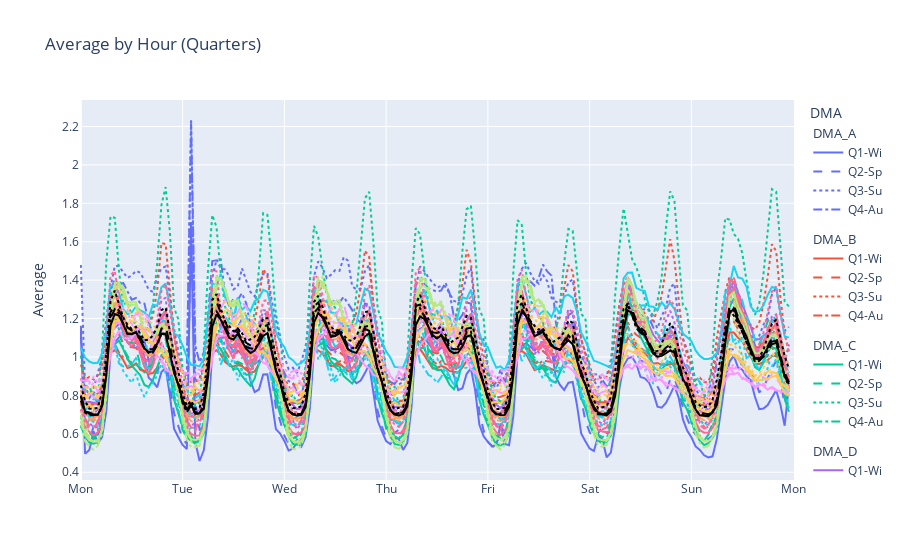

The cell this chart's notebook holds for it:
### Markdown cell above
## Average week pattern for every quarter of the year

### Code cell
# Similar as above

quarters = ['Q1-Wi', 'Q2-Sp', 'Q3-Su', 'Q4-Au']
quarters_months = [[12,1,2], [3,4,5], [6,7,8], [9,10,11]]
styles = ['solid', 'dash', 'dot', 'dashdot']

fig = go.Figure()

for i, dma in enumerate(dmas_h_q.columns):
    for q in range(0, 4):
        dma_h_q__quarter = dmas_h_q[dmas_h_q.index.month.isin(quarters_months[q])][dma]
        
        dma_h_q__quarter__byday = dma_h_q__quarter.groupby(dma_h_q__quarter.index.dayofweek)

        dma_h_q__quarter__week = np.zeros(WEEK_LEN)
        for d in range(0,7):
            dma_h_q__quarter__day = dma_h_q__quarter__byday.get_group(d)
            dma_h_q__quarter__day = dma_h_q__quarter__day.groupby(dma_h_q__quarter__day.index.hour).mean()
            
            dma_h_q__quarter__week[d*DAY_LEN:(d+1)*DAY_LEN] = dma_h_q__quarter__day.values

        fig.add_trace(go.Scatter(x=np.arange(0, WEEK_LEN),
                                y=dma_h_q__quarter__week/dmas_h_q[dma].mean(),
                                name=quarters[q],
                                legendgroup=dma,
                                legendgrouptitle=dict(text=dma),
                                text=dma_h_q__quarter__week,
                                line=dict(color=colors[i],
                                          dash=styles[q]),
                                hovertemplate="(%{x}): %{text:.1f} L/s <b>"+dma+"</b>")
                        )
    

fig.update_layout(
    title='Average by Hour (Quarters)',
    xaxis=dict(
        range=[-0.2, WEEK_LEN+0.2],
        tickmode='array',
        tickvals=list(range(0, WEEK_LEN+1, DAY_LEN)),
        ticktext=['Mon', 'Tue', 'Wed', 'Thu', 'Fri', 'Sat', 'Sun', 'Mon']
    ),
    yaxis=dict(
        title='Average',
    ),
    legend=dict(title='DMA')
)
fig.show()

### Figure 1 — Plotly figure (JSON) as saved in the notebook; plotly's stock layout.template omitted (floating-point values rounded to 4 significant figures; data arrays with more than 128 entries replaced by an {"elided": "..."} marker saying what was removed)
{"data": [{"hovertemplate": "(%{x}): %{text:.1f} L/s <b>DMA_A</b>", "legendgroup": "DMA_A", "legendgrouptitle": {"text": "DMA_A"}, "line": {"color": "#636EFA", "dash": "solid"}, "name": "Q1-Wi", "text": {"elided": "168 float values"}, "type": "scatter", "x": {"elided": "168 int values"}, "y": {"elided": "168 float values"}}, {"hovertemplate": "(%{x}): %{text:.1f} L/s <b>DMA_A</b>", "legendgroup": "DMA_A", "legendgrouptitle": {"text": "DMA_A"}, "line": {"color": "#636EFA", "dash": "dash"}, "name": "Q2-Sp", "text": {"elided": "168 float values"}, "type": "scatter", "x": {"elided": "168 int values"}, "y": {"elided": "168 float values"}}, {"hovertemplate": "(%{x}): %{text:.1f} L/s <b>DMA_A</b>", "legendgroup": "DMA_A", "legendgrouptitle": {"text": "DMA_A"}, "line": {"color": "#636EFA", "dash": "dot"}, "name": "Q3-Su", "text": {"elided": "168 float values"}, "type": "scatter", "x": {"elided": "168 int values"}, "y": {"elided": "168 float values"}}, {"hovertemplate": "(%{x}): %{text:.1f} L/s <b>DMA_A</b>", "legendgroup": "DMA_A", "legendgrouptitle": {"text": "DMA_A"}, "line": {"color": "#636EFA", "dash": "dashdot"}, "name": "Q4-Au", "text": {"elided": "168 float values"}, "type": "scatter", "x": {"elided": "168 int values"}, "y": {"elided": "168 float values"}}, {"hovertemplate": "(%{x}): %{text:.1f} L/s <b>DMA_B</b>", "legendgroup": "DMA_B", "legendgrouptitle": {"text": "DMA_B"}, "line": {"color": "#EF553B", "dash": "solid"}, "name": "Q1-Wi", "text": {"elided": "168 float values"}, "type": "scatter", "x": {"elided": "168 int values"}, "y": {"elided": "168 float values"}}, {"hovertemplate": "(%{x}): %{text:.1f} L/s <b>DMA_B</b>", "legendgroup": "DMA_B", "legendgrouptitle": {"text": "DMA_B"}, "line": {"color": "#EF553B", "dash": "dash"}, "name": "Q2-Sp", "text": {"elided": "168 float values"}, "type": "scatter", "x": {"elided": "168 int values"}, "y": {"elided": "168 float values"}}, {"hovertemplate": "(%{x}): %{text:.1f} L/s <b>DMA_B</b>", "legendgroup": "DMA_B", "legendgrouptitle": {"text": "DMA_B"}, "line": {"color": "#EF553B", "dash": "dot"}, "name": "Q3-Su", "text": {"elided": "168 float values"}, "type": "scatter", "x": {"elided": "168 int values"}, "y": {"elided": "168 float values"}}, {"hovertemplate": "(%{x}): %{text:.1f} L/s <b>DMA_B</b>", "legendgroup": "DMA_B", "legendgrouptitle": {"text": "DMA_B"}, "line": {"color": "#EF553B", "dash": "dashdot"}, "name": "Q4-Au", "text": {"elided": "168 float values"}, "type": "scatter", "x": {"elided": "168 int values"}, "y": {"elided": "168 float values"}}, {"hovertemplate": "(%{x}): %{text:.1f} L/s <b>DMA_C</b>", "legendgroup": "DMA_C", "legendgrouptitle": {"text": "DMA_C"}, "line": {"color": "#00CC96", "dash": "solid"}, "name": "Q1-Wi", "text": {"elided": "168 float values"}, "type": "scatter", "x": {"elided": "168 int values"}, "y": {"elided": "168 float values"}}, {"hovertemplate": "(%{x}): %{text:.1f} L/s <b>DMA_C</b>", "legendgroup": "DMA_C", "legendgrouptitle": {"text": "DMA_C"}, "line": {"color": "#00CC96", "dash": "dash"}, "name": "Q2-Sp", "text": {"elided": "168 float values"}, "type": "scatter", "x": {"elided": "168 int values"}, "y": {"elided": "168 float values"}}, {"hovertemplate": "(%{x}): %{text:.1f} L/s <b>DMA_C</b>", "legendgroup": "DMA_C", "legendgrouptitle": {"text": "DMA_C"}, "line": {"color": "#00CC96", "dash": "dot"}, "name": "Q3-Su", "text": {"elided": "168 float values"}, "type": "scatter", "x": {"elided": "168 int values"}, "y": {"elided": "168 float values"}}, {"hovertemplate": "(%{x}): %{text:.1f} L/s <b>DMA_C</b>", "legendgroup": "DMA_C", "legendgrouptitle": {"text": "DMA_C"}, "line": {"color": "#00CC96", "dash": "dashdot"}, "name": "Q4-Au", "text": {"elided": "168 float values"}, "type": "scatter", "x": {"elided": "168 int values"}, "y": {"elided": "168 float values"}}, {"hovertemplate": "(%{x}): %{text:.1f} L/s <b>DMA_D</b>", "legendgroup": "DMA_D", "legendgrouptitle": {"text": "DMA_D"}, "line": {"color": "#AB63FA", "dash": "solid"}, "name": "Q1-Wi", "text": {"elided": "168 float values"}, "type": "scatter", "x": {"elided": "168 int values"}, "y": {"elided": "168 float values"}}, {"hovertemplate": "(%{x}): %{text:.1f} L/s <b>DMA_D</b>", "legendgroup": "DMA_D", "legendgrouptitle": {"text": "DMA_D"}, "line": {"color": "#AB63FA", "dash": "dash"}, "name": "Q2-Sp", "text": {"elided": "168 float values"}, "type": "scatter", "x": {"elided": "168 int values"}, "y": {"elided": "168 float values"}}, {"hovertemplate": "(%{x}): %{text:.1f} L/s <b>DMA_D</b>", "legendgroup": "DMA_D", "legendgrouptitle": {"text": "DMA_D"}, "line": {"color": "#AB63FA", "dash": "dot"}, "name": "Q3-Su", "text": {"elided": "168 float values"}, "type": "scatter", "x": {"elided": "168 int values"}, "y": {"elided": "168 float values"}}, {"hovertemplate": "(%{x}): %{text:.1f} L/s <b>DMA_D</b>", "legendgroup": "DMA_D", "legendgrouptitle": {"text": "DMA_D"}, "line": {"color": "#AB63FA", "dash": "dashdot"}, "name": "Q4-Au", "text": {"elided": "168 float values"}, "type": "scatter", "x": {"elided": "168 int values"}, "y": {"elided": "168 float values"}}, {"hovertemplate": "(%{x}): %{text:.1f} L/s <b>DMA_E</b>", "legendgroup": "DMA_E", "legendgrouptitle": {"text": "DMA_E"}, "line": {"color": "#FFA15A", "dash": "solid"}, "name": "Q1-Wi", "text": {"elided": "168 float values"}, "type": "scatter", "x": {"elided": "168 int values"}, "y": {"elided": "168 float values"}}, {"hovertemplate": "(%{x}): %{text:.1f} L/s <b>DMA_E</b>", "legendgroup": "DMA_E", "legendgrouptitle": {"text": "DMA_E"}, "line": {"color": "#FFA15A", "dash": "dash"}, "name": "Q2-Sp", "text": {"elided": "168 float values"}, "type": "scatter", "x": {"elided": "168 int values"}, "y": {"elided": "168 float values"}}, {"hovertemplate": "(%{x}): %{text:.1f} L/s <b>DMA_E</b>", "legendgroup": "DMA_E", "legendgrouptitle": {"text": "DMA_E"}, "line": {"color": "#FFA15A", "dash": "dot"}, "name": "Q3-Su", "text": {"elided": "168 float values"}, "type": "scatter", "x": {"elided": "168 int values"}, "y": {"elided": "168 float values"}}, {"hovertemplate": "(%{x}): %{text:.1f} L/s <b>DMA_E</b>", "legendgroup": "DMA_E", "legendgrouptitle": {"text": "DMA_E"}, "line": {"color": "#FFA15A", "dash": "dashdot"}, "name": "Q4-Au", "text": {"elided": "168 float values"}, "type": "scatter", "x": {"elided": "168 int values"}, "y": {"elided": "168 float values"}}, {"hovertemplate": "(%{x}): %{text:.1f} L/s <b>DMA_F</b>", "legendgroup": "DMA_F", "legendgrouptitle": {"text": "DMA_F"}, "line": {"color": "#19D3F3", "dash": "solid"}, "name": "Q1-Wi", "text": {"elided": "168 float values"}, "type": "scatter", "x": {"elided": "168 int values"}, "y": {"elided": "168 float values"}}, {"hovertemplate": "(%{x}): %{text:.1f} L/s <b>DMA_F</b>", "legendgroup": "DMA_F", "legendgrouptitle": {"text": "DMA_F"}, "line": {"color": "#19D3F3", "dash": "dash"}, "name": "Q2-Sp", "text": {"elided": "168 float values"}, "type": "scatter", "x": {"elided": "168 int values"}, "y": {"elided": "168 float values"}}, {"hovertemplate": "(%{x}): %{text:.1f} L/s <b>DMA_F</b>", "legendgroup": "DMA_F", "legendgrouptitle": {"text": "DMA_F"}, "line": {"color": "#19D3F3", "dash": "dot"}, "name": "Q3-Su", "text": {"elided": "168 float values"}, "type": "scatter", "x": {"elided": "168 int values"}, "y": {"elided": "168 float values"}}, {"hovertemplate": "(%{x}): %{text:.1f} L/s <b>DMA_F</b>", "legendgroup": "DMA_F", "legendgrouptitle": {"text": "DMA_F"}, "line": {"color": "#19D3F3", "dash": "dashdot"}, "name": "Q4-Au", "text": {"elided": "168 float values"}, "type": "scatter", "x": {"elided": "168 int values"}, "y": {"elided": "168 float values"}}, {"hovertemplate": "(%{x}): %{text:.1f} L/s <b>DMA_G</b>", "legendgroup": "DMA_G", "legendgrouptitle": {"text": "DMA_G"}, "line": {"color": "#FF6692", "dash": "solid"}, "name": "Q1-Wi", "text": {"elided": "168 float values"}, "type": "scatter", "x": {"elided": "168 int values"}, "y": {"elided": "168 float values"}}, {"hovertemplate": "(%{x}): %{text:.1f} L/s <b>DMA_G</b>", "legendgroup": "DMA_G", "legendgrouptitle": {"text": "DMA_G"}, "line": {"color": "#FF6692", "dash": "dash"}, "name": "Q2-Sp", "text": {"elided": "168 float values"}, "type": "scatter", "x": {"elided": "168 int values"}, "y": {"elided": "168 float values"}}, {"hovertemplate": "(%{x}): %{text:.1f} L/s <b>DMA_G</b>", "legendgroup": "DMA_G", "legendgrouptitle": {"text": "DMA_G"}, "line": {"color": "#FF6692", "dash": "dot"}, "name": "Q3-Su", "text": {"elided": "168 float values"}, "type": "scatter", "x": {"elided": "168 int values"}, "y": {"elided": "168 float values"}}, {"hovertemplate": "(%{x}): %{text:.1f} L/s <b>DMA_G</b>", "legendgroup": "DMA_G", "legendgrouptitle": {"text": "DMA_G"}, "line": {"color": "#FF6692", "dash": "dashdot"}, "name": "Q4-Au", "text": {"elided": "168 float values"}, "type": "scatter", "x": {"elided": "168 int values"}, "y": {"elided": "168 float values"}}, {"hovertemplate": "(%{x}): %{text:.1f} L/s <b>DMA_H</b>", "legendgroup": "DMA_H", "legendgrouptitle": {"text": "DMA_H"}, "line": {"color": "#B6E880", "dash": "solid"}, "name": "Q1-Wi", "text": {"elided": "168 float values"}, "type": "scatter", "x": {"elided": "168 int values"}, "y": {"elided": "168 float values"}}, {"hovertemplate": "(%{x}): %{text:.1f} L/s <b>DMA_H</b>", "legendgroup": "DMA_H", "legendgrouptitle": {"text": "DMA_H"}, "line": {"color": "#B6E880", "dash": "dash"}, "name": "Q2-Sp", "text": {"elided": "168 float values"}, "type": "scatter", "x": {"elided": "168 int values"}, "y": {"elided": "168 float values"}}, {"hovertemplate": "(%{x}): %{text:.1f} L/s <b>DMA_H</b>", "legendgroup": "DMA_H", "legendgrouptitle": {"text": "DMA_H"}, "line": {"color": "#B6E880", "dash": "dot"}, "name": "Q3-Su", "text": {"elided": "168 float values"}, "type": "scatter", "x": {"elided": "168 int values"}, "y": {"elided": "168 float values"}}, {"hovertemplate": "(%{x}): %{text:.1f} L/s <b>DMA_H</b>", "legendgroup": "DMA_H", "legendgrouptitle": {"text": "DMA_H"}, "line": {"color": "#B6E880", "dash": "dashdot"}, "name": "Q4-Au", "text": {"elided": "168 float values"}, "type": "scatter", "x": {"elided": "168 int values"}, "y": {"elided": "168 float values"}}, {"hovertemplate": "(%{x}): %{text:.1f} L/s <b>DMA_I</b>", "legendgroup": "DMA_I", "legendgrouptitle": {"text": "DMA_I"}, "line": {"color": "#FF97FF", "dash": "solid"}, "name": "Q1-Wi", "text": {"elided": "168 float values"}, "type": "scatter", "x": {"elided": "168 int values"}, "y": {"elided": "168 float values"}}, {"hovertemplate": "(%{x}): %{text:.1f} L/s <b>DMA_I</b>", "legendgroup": "DMA_I", "legendgrouptitle": {"text": "DMA_I"}, "line": {"color": "#FF97FF", "dash": "dash"}, "name": "Q2-Sp", "text": {"elided": "168 float values"}, "type": "scatter", "x": {"elided": "168 int values"}, "y": {"elided": "168 float values"}}, {"hovertemplate": "(%{x}): %{text:.1f} L/s <b>DMA_I</b>", "legendgroup": "DMA_I", "legendgrouptitle": {"text": "DMA_I"}, "line": {"color": "#FF97FF", "dash": "dot"}, "name": "Q3-Su", "text": {"elided": "168 float values"}, "type": "scatter", "x": {"elided": "168 int values"}, "y": {"elided": "168 float values"}}, {"hovertemplate": "(%{x}): %{text:.1f} L/s <b>DMA_I</b>", "legendgroup": "DMA_I", "legendgrouptitle": {"text": "DMA_I"}, "line": {"color": "#FF97FF", "dash": "dashdot"}, "name": "Q4-Au", "text": {"elided": "168 float values"}, "type": "scatter", "x": {"elided": "168 int values"}, "y": {"elided": "168 float values"}}, {"hovertemplate": "(%{x}): %{text:.1f} L/s <b>DMA_J</b>", "legendgroup": "DMA_J", "legendgrouptitle": {"text": "DMA_J"}, "line": {"color": "#FECB52", "dash": "solid"}, "name": "Q1-Wi", "text": {"elided": "168 float values"}, "type": "scatter", "x": {"elided": "168 int values"}, "y": {"elided": "168 float values"}}, {"hovertemplate": "(%{x}): %{text:.1f} L/s <b>DMA_J</b>", "legendgroup": "DMA_J", "legendgrouptitle": {"text": "DMA_J"}, "line": {"color": "#FECB52", "dash": "dash"}, "name": "Q2-Sp", "text": {"elided": "168 float values"}, "type": "scatter", "x": {"elided": "168 int values"}, "y": {"elided": "168 float values"}}, {"hovertemplate": "(%{x}): %{text:.1f} L/s <b>DMA_J</b>", "legendgroup": "DMA_J", "legendgrouptitle": {"text": "DMA_J"}, "line": {"color": "#FECB52", "dash": "dot"}, "name": "Q3-Su", "text": {"elided": "168 float values"}, "type": "scatter", "x": {"elided": "168 int values"}, "y": {"elided": "168 float values"}}, {"hovertemplate": "(%{x}): %{text:.1f} L/s <b>DMA_J</b>", "legendgroup": "DMA_J", "legendgrouptitle": {"text": "DMA_J"}, "line": {"color": "#FECB52", "dash": "dashdot"}, "name": "Q4-Au", "text": {"elided": "168 float values"}, "type": "scatter", "x": {"elided": "168 int values"}, "y": {"elided": "168 float values"}}, {"hovertemplate": "(%{x}): %{text:.1f} L/s <b>Network</b>", "legendgroup": "Network", "legendgrouptitle": {"text": "Network"}, "line": {"color": "#000000", "dash": "solid"}, "name": "Q1-Wi", "text": {"elided": "168 float values"}, "type": "scatter", "x": {"elided": "168 int values"}, "y": {"elided": "168 float values"}}, {"hovertemplate": "(%{x}): %{text:.1f} L/s <b>Network</b>", "legendgroup": "Network", "legendgrouptitle": {"text": "Network"}, "line": {"color": "#000000", "dash": "dash"}, "name": "Q2-Sp", "text": {"elided": "168 float values"}, "type": "scatter", "x": {"elided": "168 int values"}, "y": {"elided": "168 float values"}}, {"hovertemplate": "(%{x}): %{text:.1f} L/s <b>Network</b>", "legendgroup": "Network", "legendgrouptitle": {"text": "Network"}, "line": {"color": "#000000", "dash": "dot"}, "name": "Q3-Su", "text": {"elided": "168 float values"}, "type": "scatter", "x": {"elided": "168 int values"}, "y": {"elided": "168 float values"}}, {"hovertemplate": "(%{x}): %{text:.1f} L/s <b>Network</b>", "legendgroup": "Network", "legendgrouptitle": {"text": "Network"}, "line": {"color": "#000000", "dash": "dashdot"}, "name": "Q4-Au", "text": {"elided": "168 float values"}, "type": "scatter", "x": {"elided": "168 int values"}, "y": {"elided": "168 float values"}}], "layout": {"legend": {"title": {"text": "DMA"}}, "title": {"text": "Average by Hour (Quarters)"}, "xaxis": {"range": [-0.2, 168.2], "tickmode": "array", "ticktext": ["Mon", "Tue", "Wed", "Thu", "Fri", "Sat", "Sun", "Mon"], "tickvals": [0, 24, 48, 72, 96, 120, 144, 168]}, "yaxis": {"title": {"text": "Average"}}}}
